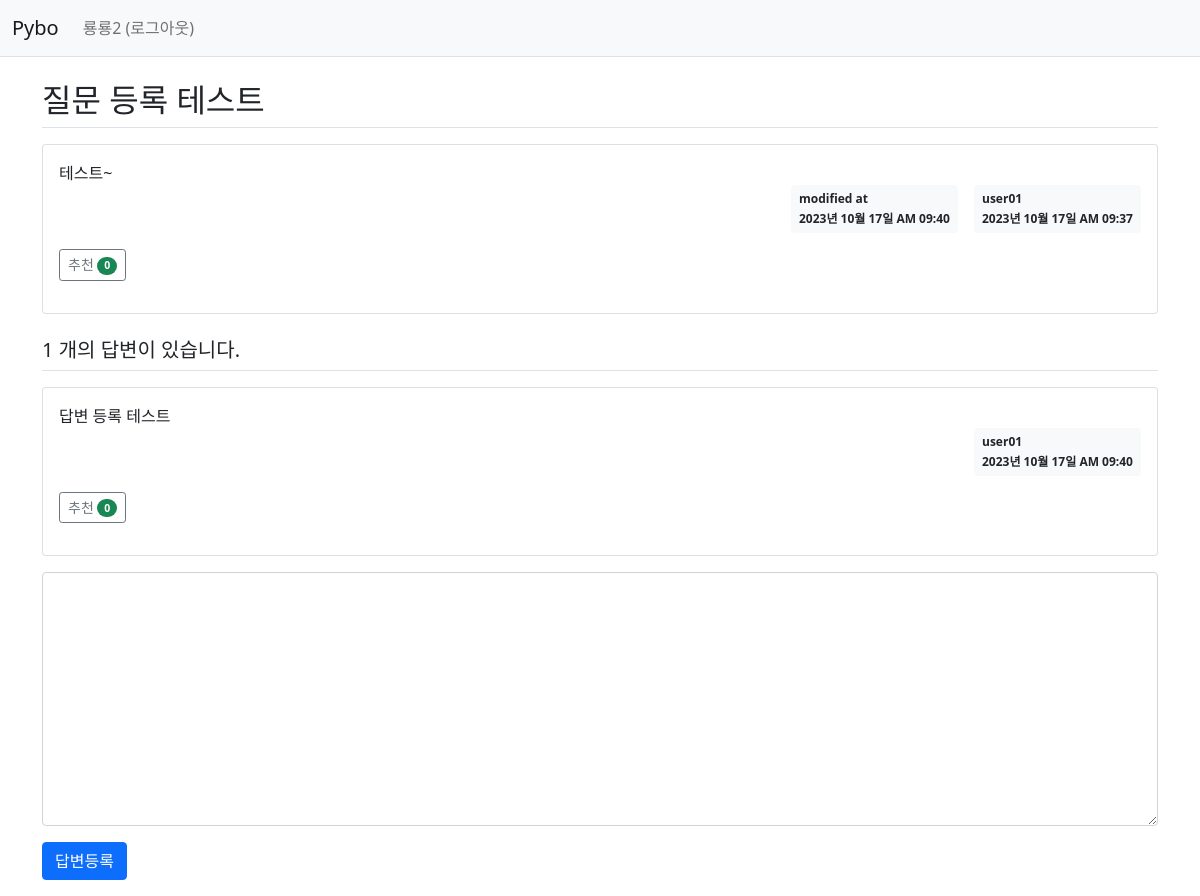
The page /question/detail/3/ (signed in) on the database its author committed.
### pybo/models.py (models this page shows)
class User(db.Model):
    id = db.Column(db.Integer, primary_key=True)
    username = db.Column(db.String(150), unique=True, nullable=False)
    password = db.Column(db.String(200), nullable=False)
    email = db.Column(db.String(120), unique=True, nullable=False)

class Question(db.Model):
    id = db.Column(db.Integer, primary_key=True)
    subject = db.Column(db.String(200), nullable=False)
    content = db.Column(db.Text(), nullable=False)
    create_date = db.Column(db.DateTime(), nullable=False)
    user_id = db.Column(db.Integer, db.ForeignKey('user.id', ondelete='CASCADE'), nullable=False)
    user = db.relationship('User', backref=db.backref('question_set'))
    modify_date = db.Column(db.DateTime(), nullable=True)
    voter = db.relationship('User', secondary=question_voter, backref=db.backref('question_voter_set'))

class Answer(db.Model):
    id = db.Column(db.Integer, primary_key=True)
    question_id = db.Column(db.Integer, db.ForeignKey('question.id', ondelete='CASCADE'))
    question = db.relationship('Question', backref=db.backref('answer_set'))
    content = db.Column(db.Text(), nullable=False)
    create_date = db.Column(db.DateTime(), nullable=False)
    user_id = db.Column(db.Integer, db.ForeignKey('user.id', ondelete='CASCADE'), nullable=False)
    user = db.relationship('User', backref=db.backref('answer_set'))
    modify_date = db.Column(db.DateTime(), nullable=True)
    voter = db.relationship('User', secondary=answer_voter, backref=db.backref('answer_voter_set'))

### pybo/views/question_views.py (the view)
@bp.route('/detail/<int:question_id>/')
def detail(question_id):
    form = AnswerForm()
    question = Question.query.get_or_404(question_id)
    return render_template('question/question_detail.html', question=question, form=form)

### pybo/forms.py
class AnswerForm(FlaskForm):
    content = TextAreaField('내용', validators=[DataRequired('내용은 필수입력 항목입니다.')])

### pybo/filter.py (called while the page is built)
def format_datetime(value, fmt='%Y년 %m월 %d일 %p %I:%M'):
    return value.strftime(fmt)

### pybo/views/auth_views.py (called while the page is built)
@bp.before_app_request
def load_logged_in_user():
    user_id = session.get('user_id')
    if user_id is None:
        g.user = None
    else:
        g.user = User.query.get(user_id)

### pybo/templates/question/question_detail.html (shortened to what this page needs)
{% extends 'base.html' %}
{% block content %}
<div class="container my-3">
    <h2 class = "border-bottom py-2">{{ question.subject }}</h2>
    <div class="card my-3">
        <div class="card-body">
        <div class="card-text" style="white-space: pre-line;">{{ question.content }}</div>
            <div class="d-flex justify-content-end">
                {% if question.modify_date %}
                <div class="badge bg-light text-dark p-2 text-start mx-3">
                    <div class="mb-2">modified at</div>
                    <div>{{ question.modify_date|datetime }}</div>
                </div>
                {% endif %}
                <div class="badge bg-light text-dark p-2 text-start">
                    <div class="mb-2">{{ question.user.username }}</div>
                    <div>{{ question.create_date|datetime }}</div>
                </div>
            </div>
            <div class="my-3">
                <a href="javascript:void(0)" data-uri="{{ url_for('question.vote', question_id=question.id) }}"
                    class="recommend btn btn-sm btn-outline-secondary"> 추천
                    <span class="badge rounded-pill bg-success">{{ question.voter|length }}</span>
                </a>
             </div>
        </div>
    </div>
    <h5 class="border-bottom my-3 py-2">{{ question.answer_set|length }} 개의 답변이 있습니다.</h5>
    {% for answer in question.answer_set %}
    <div class="card my-3">
        <div class="card-body">
        <div class="card-text" style="white-space: pre-line;">{{ answer.content }}</div>
            <div class="d-flex justify-content-end">
                <div class="badge bg-light text-dark p-2 text-start">
                    <div class="mb-2">{{ answer.user.username }}</div>
                    <div>{{ answer.create_date|datetime }}</div>
                </div>
            </div>
            <div class="my-3">
                <a href="javascript:void(0)" data-uri="{{ url_for('answer.vote', answer_id=answer.id) }}"
                    class="recommend btn btn-sm btn-outline-secondary"> 추천
                    <span class="badge rounded-pill bg-success">{{ answer.voter|length }}</span>
                </a>
            </div>
        </div>
    </div>
    {% endfor %}
    <form action="{{ url_for('answer.create', question_id=question.id) }}" method="post" class="my-3">
        <div class="mb-3">
            <textarea {% if not g.user %}disabled{% endif %}
                    name="content" id="content" class="form-control" rows="10"></textarea>
        </div>
        <input type="submit" value="답변등록" class="btn btn-primary">
    </form>
</div>
{% endblock %}

### pybo/templates/navbar.html (shortened to what this page needs)
<nav class="navbar navbar-expand-lg navbar-light bg-light border-bottom">
    <div class="container-fluid">
        <a class="navbar-brand" href="{{ url_for('main.index') }}">Pybo</a>
        <div class="collapse navbar-collapse" id="navbarSupportedContent">
            {% if g.user %}
            <ul class="navbar-nav">
                <li class="nav-item">
                    <a class="nav-link" href="{{ url_for('auth.logout') }}">{{ g.user.username }} (로그아웃)</a>
                </li>
            </ul>
            {% endif %}
        </div>
    </div>
</nav>

### rows shown on the page
User: user.username "룡룡2"
Question: subject "질문 등록 테스트", content "테스트~", modify_date "2023년 10월 17일 AM 09:40", create_date "2023년 10월 17일 AM 09:37"
User: user.username "user01"
Answer: content "답변 등록 테스트", user.username "user01", create_date "2023년 10월 17일 AM 09:40", voter|length "0"

### other values the page prints
{{ question.voter|length }} "0"
{{ question.answer_set|length }} "1"
